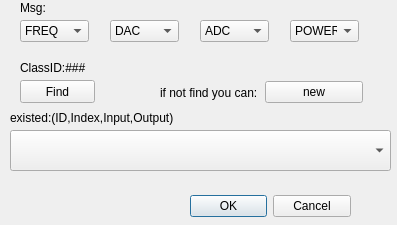
<?xml version="1.0" encoding="UTF-8"?>
<ui version="4.0">
 <class>CF_LineClassDialog</class>
 <widget class="QDialog" name="CF_LineClassDialog">
  <property name="geometry">
   <rect>
    <x>0</x>
    <y>0</y>
    <width>397</width>
    <height>225</height>
   </rect>
  </property>
  <property name="windowTitle">
   <string>Dialog</string>
  </property>
  <widget class="QDialogButtonBox" name="buttonBox">
   <property name="geometry">
    <rect>
     <x>190</x>
     <y>190</y>
     <width>161</width>
     <height>32</height>
    </rect>
   </property>
   <property name="orientation">
    <enum>Qt::Horizontal</enum>
   </property>
   <property name="standardButtons">
    <set>QDialogButtonBox::Cancel|QDialogButtonBox::Ok</set>
   </property>
  </widget>
  <widget class="QComboBox" name="LC_comboBox_Input">
   <property name="geometry">
    <rect>
     <x>200</x>
     <y>20</y>
     <width>69</width>
     <height>22</height>
    </rect>
   </property>
   <item>
    <property name="text">
     <string>ADC</string>
    </property>
   </item>
   <item>
    <property name="text">
     <string>POWER</string>
    </property>
   </item>
  </widget>
  <widget class="QComboBox" name="LC_comboBox_Output">
   <property name="geometry">
    <rect>
     <x>290</x>
     <y>20</y>
     <width>69</width>
     <height>22</height>
    </rect>
   </property>
   <item>
    <property name="text">
     <string>POWER</string>
    </property>
   </item>
   <item>
    <property name="text">
     <string>POWERF</string>
    </property>
   </item>
   <item>
    <property name="text">
     <string>DAC</string>
    </property>
   </item>
   <item>
    <property name="text">
     <string>ADC</string>
    </property>
   </item>
  </widget>
  <widget class="QLabel" name="LC_Text_ClassID">
   <property name="geometry">
    <rect>
     <x>20</x>
     <y>60</y>
     <width>81</width>
     <height>16</height>
    </rect>
   </property>
   <property name="text">
    <string>ClassID:###</string>
   </property>
  </widget>
  <widget class="QComboBox" name="LC_comboBox_Index">
   <property name="geometry">
    <rect>
     <x>20</x>
     <y>20</y>
     <width>69</width>
     <height>22</height>
    </rect>
   </property>
   <item>
    <property name="text">
     <string>FREQ</string>
    </property>
   </item>
  </widget>
  <widget class="QComboBox" name="comboBox">
   <property name="geometry">
    <rect>
     <x>10</x>
     <y>130</y>
     <width>381</width>
     <height>41</height>
    </rect>
   </property>
  </widget>
  <widget class="QLabel" name="label">
   <property name="geometry">
    <rect>
     <x>10</x>
     <y>110</y>
     <width>211</width>
     <height>16</height>
    </rect>
   </property>
   <property name="text">
    <string>existed:(ID,Index,Input,Output)</string>
   </property>
  </widget>
  <widget class="QLabel" name="LC_Msg">
   <property name="geometry">
    <rect>
     <x>20</x>
     <y>0</y>
     <width>341</width>
     <height>16</height>
    </rect>
   </property>
   <property name="text">
    <string>Msg:</string>
   </property>
  </widget>
  <widget class="QPushButton" name="LC_FindClassID">
   <property name="geometry">
    <rect>
     <x>20</x>
     <y>80</y>
     <width>75</width>
     <height>23</height>
    </rect>
   </property>
   <property name="text">
    <string>Find</string>
   </property>
  </widget>
  <widget class="QWidget" name="layoutWidget">
   <property name="geometry">
    <rect>
     <x>160</x>
     <y>80</y>
     <width>203</width>
     <height>25</height>
    </rect>
   </property>
   <layout class="QHBoxLayout" name="horizontalLayout">
    <item>
     <widget class="QLabel" name="label_2">
      <property name="text">
       <string>if not find you can:</string>
      </property>
     </widget>
    </item>
    <item>
     <widget class="QPushButton" name="LC_newLineClass">
      <property name="text">
       <string>new</string>
      </property>
     </widget>
    </item>
   </layout>
  </widget>
  <widget class="QComboBox" name="LC_comboBox_variable">
   <property name="geometry">
    <rect>
     <x>110</x>
     <y>20</y>
     <width>69</width>
     <height>22</height>
    </rect>
   </property>
   <item>
    <property name="text">
     <string>DAC</string>
    </property>
   </item>
   <item>
    <property name="text">
     <string>TIME</string>
    </property>
   </item>
  </widget>
 </widget>
 <resources/>
 <connections>
  <connection>
   <sender>buttonBox</sender>
   <signal>accepted()</signal>
   <receiver>CF_LineClassDialog</receiver>
   <slot>accept()</slot>
   <hints>
    <hint type="sourcelabel">
     <x>248</x>
     <y>254</y>
    </hint>
    <hint type="destinationlabel">
     <x>157</x>
     <y>274</y>
    </hint>
   </hints>
  </connection>
  <connection>
   <sender>buttonBox</sender>
   <signal>rejected()</signal>
   <receiver>CF_LineClassDialog</receiver>
   <slot>reject()</slot>
   <hints>
    <hint type="sourcelabel">
     <x>316</x>
     <y>260</y>
    </hint>
    <hint type="destinationlabel">
     <x>286</x>
     <y>274</y>
    </hint>
   </hints>
  </connection>
 </connections>
</ui>
